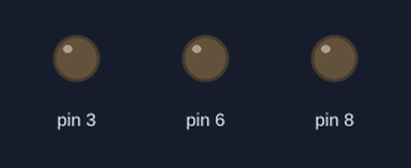
The sketch below on a simulated Arduino Uno, built with avr-gcc and run on an emulated ATmega328P. Parts: output pins drawn as LEDs (lit = HIGH).

Above: at 1.0 s.
At 3.5 s:
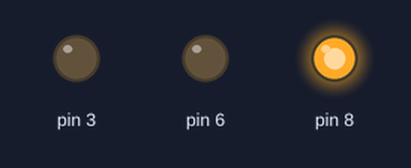
At 5.5 s:
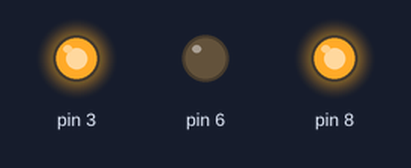
Timing chart, 0 to 6.9 s (numbered marks = the images above):
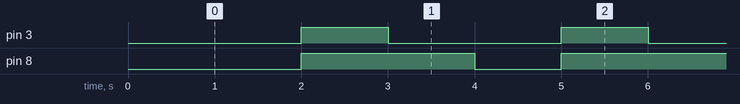

The sketch:

0924.ino
```cpp
void setup() {
  // initialize digital pin as an output.
  pinMode(3, OUTPUT);
   pinMode(6, OUTPUT);
   pinMode(8, OUTPUT);
}

// the loop function runs over and over again forever
void loop() {
  digitalWrite(3, LOW);// turn the RED LED on
    digitalWrite(6, LOW);// turn the RED LED on
  delay(1000);// wait for a second
   digitalWrite(8, LOW);// turn the RED LED on
    digitalWrite(6, LOW);// turn the RED LED on
  delay(1000);// wait for a second
  digitalWrite(3, HIGH);// turn the RED LED off
  digitalWrite(8, HIGH);// turn the RED LED off
  delay(1000);// wait for a second

}
```

Measured:
- by itself, pin 3: alternates HIGH for 1.0 s and LOW for 2.0 s
- by itself, pin 8: alternates HIGH for 2.0 s and LOW for 1.0 s
- by itself, everything shown: repeats every 3.0 s, in 3 steps
